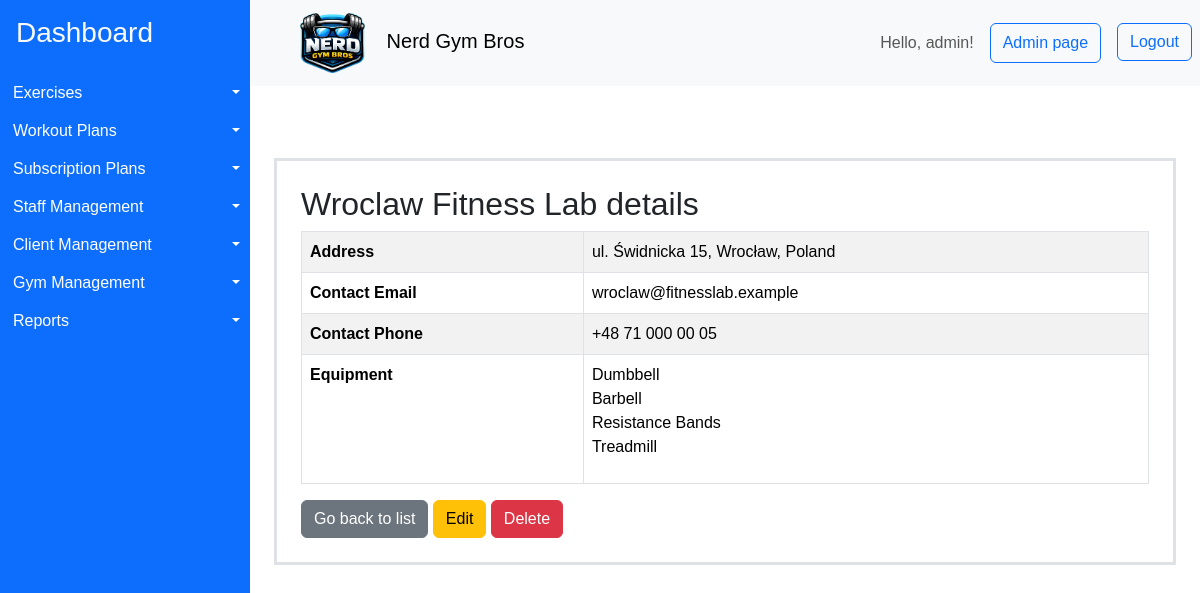
The app's page /gyms/5/ (signed in) with its own data.
### gymApp/models/gym.py (models this page shows, shortened)
class Gym(models.Model):
    name = models.CharField(max_length=100)
    address = models.ForeignKey(Address, on_delete=models.CASCADE)
    contact_email = models.EmailField()
    contact_phone = models.CharField(max_length=20)
    equipments = models.ManyToManyField(Equipment, blank=True)
    created_at = models.DateTimeField(auto_now_add=True)
    updated_at = models.DateTimeField(auto_now=True)
    class Meta:
        indexes = [
            models.Index(fields=["name"]),
            models.Index(fields=["address"]),
            models.Index(fields=["created_at"]),
        ]

class Address(models.Model):
    street = models.CharField(max_length=255)
    city = models.CharField(max_length=100)
    state = models.CharField(max_length=100)
    postal_code = models.CharField(max_length=20)
    country = models.CharField(max_length=100)
    latitude = models.DecimalField(
        max_digits=9, decimal_places=6, null=True, blank=True
    )
    longitude = models.DecimalField(
        max_digits=9, decimal_places=6, null=True, blank=True
    )
    class Meta:
        indexes = [
            models.Index(fields=["city"]),
            models.Index(fields=["country"]),
        ]
    def __str__(self):
        return f"{self.street}, {self.city}, {self.country}"

### gymApp/models/dictionaries.py (models this page shows, shortened)
class Equipment(models.Model):
    name = models.CharField(max_length=100)
    class Meta:
        indexes = [
            models.Index(fields=["name"]),
        ]

### gymApp/views/admin_page.py (the view)
# urls.py: path("gyms/<int:pk>/", views.GymDetailView.as_view(), name="gym_detail"),
class GymDetailView(LoginRequiredMixin, PermissionRequiredMixin, DetailView):
    model = Gym
    template_name = "gymApp/gym/detail.html"
    context_object_name = "gym"
    permission_required = "gymApp.view_gym"
    raise_exception = True

### gymApp/templates/gymApp/gym/detail.html (shortened to what this page needs)
{% extends "gymApp/layout.html" %}
{% block content %}
<div class="container mt-5 p-4 border border-3" >
    <h2>{{ gym.name }} details</h2>
    <table class="table table-bordered table-striped">
        <tr>
            <td class="fw-bold">Address</td>
            <td>{{ gym.address }}</td>
        </tr>
        <tr>
            <td class="fw-bold">Contact Email</td>
            <td>{{ gym.contact_email }}</td>
        </tr>
        <tr>
            <td class="fw-bold">Contact Phone</td>
            <td>{{ gym.contact_phone }}</td>
        </tr>
        <tr>
            <td class="fw-bold">Equipment</td>
            <td>
                <ul class="list-unstyled">
                {% for equipment in gym.equipments.all %}
                    <li>{{ equipment.name }}</li>
                {% empty %}
                    <p>No equipment listed.</p>
                {% endfor %}
                </ul>
            </td>
        </tr>
    </table>
    <a href="{% url 'gym_list' %}" class="btn btn-secondary">Go back to list</a>
    <a href="{% url 'gym_update' gym.pk %}" class="btn btn-warning">Edit</a>
    <a href="{% url 'gym_delete' gym.pk %}" class="btn btn-danger">Delete</a>
</div>
{% endblock %}

### gymApp/templates/gymApp/layout.html (shortened to what this page needs)
{% load bootstrap_icons %}
{% load static %}
<!DOCTYPE html>
<html>
    <head>
        <link href="https://cdn.jsdelivr.net/npm/bootstrap@5.3.8/dist/css/bootstrap.min.css" rel="stylesheet">
        <link rel="stylesheet" href="{% static 'styles/styles.css' %}">
    </head>
    <body>
    <div class="container-fluid layout d-flex flex-row p-0">
      <aside class="sidebar bg-primary" id="sidebar">
        <a class="d-block h3 pt-3 ps-3 link-light link-underline-opacity-0" href="{% url 'home'%}">Dashboard</a>
        <ul class="list-group mt-4" style="white-space: nowrap;" >
          {% if perms.gymApp.view_exercise %}
            <li class="d-flex  btn-group" >
              <a href="{% url 'exercise_list' %}" class="d-block text-start btn btn-primary rounded-0 flex-grow-1 "> {% bs_icon 'person-walking' size='1.25em'  %} Exercises</a>
              <button type="button" class="d-block btn btn-primary rounded-0 dropdown-toggle dropdown-toggle-split flex-grow-0 flex-shrink-0 " data-bs-toggle="dropdown" aria-expanded="false">
              </button>
            </li>
          {% endif %}
          {% if perms.gymApp.view_workoutplan %}
            <li class="d-flex  btn-group">
              <a href="{% url 'workout_plan_list' %}" class="d-block text-start btn btn-primary rounded-0 flex-grow-1 "> {% bs_icon 'list-check' size='1.25em'  %} Workout Plans</a>
              <button type="button" class="d-block btn btn-primary rounded-0 dropdown-toggle dropdown-toggle-split flex-grow-0 flex-shrink-0 " data-bs-toggle="dropdown" aria-expanded="false">
              </button>
            </li>
          {% endif %}
          {% if perms.gymApp.view_subscriptionplan %}
            <li class="d-flex  btn-group">
              <a href="{% url 'subscription_plan_list' %}" class="d-block text-start btn btn-primary rounded-0 flex-grow-1 "> {% bs_icon 'currency-dollar' size='1.25em'  %} Subscription Plans</a>
              <button type="button" class="d-block btn btn-primary rounded-0 dropdown-toggle dropdown-toggle-split flex-grow-0 flex-shrink-0 " data-bs-toggle="dropdown" aria-expanded="false">
              </button>
            </li>
          {% endif %}
          {% if user.is_superuser %}
          <li class="d-flex  btn-group">
            <a href="{% url 'staff_list' %}" class="d-block text-start btn btn-primary rounded-0 flex-grow-1 "> {% bs_icon 'hammer' size='1.25em'  %} Staff Management</a>
            <button type="button" class="d-block btn btn-primary rounded-0 dropdown-toggle dropdown-toggle-split flex-grow-0 flex-shrink-0 " data-bs-toggle="dropdown" aria-expanded="false">
            </button>
          </li>
          {% endif %}
          {% if perms.gymApp.view_clientprofile %}
          <li class="d-flex  btn-group">
            <a href="{% url 'client_list' %}" class="d-block text-start btn btn-primary rounded-0 flex-grow-1 "> {% bs_icon 'people-fill' size='1.25em'  %} Client Management</a>
            <button type="button" class="d-block btn btn-primary rounded-0 dropdown-toggle dropdown-toggle-split flex-grow-0 flex-shrink-0 " data-bs-toggle="dropdown" aria-expanded="false">
            </button>
          </li>
          {% endif %}
          {% if perms.gymApp.view_gym %}
          <li class="d-flex  btn-group">
            <a href="{% url 'gym_list' %}" class="d-block text-start btn btn-primary rounded-0 flex-grow-1 "> {% bs_icon 'houses-fill' size='1.25em'  %} Gym Management</a>
            <button type="button" class="d-block btn btn-primary rounded-0 dropdown-toggle dropdown-toggle-split flex-grow-0 flex-shrink-0 " data-bs-toggle="dropdown" aria-expanded="false">
            </button>
          </li>
          {% endif %}
          <li class="d-flex  btn-group">
            <a href="{% url 'reports' %}" class="d-block text-start btn btn-primary rounded-0 flex-grow-1 "> {% bs_icon 'file-earmark-bar-graph-fill' size='1.25em'  %} Reports</a>
            <button type="button" class="d-block btn btn-primary rounded-0 dropdown-toggle dropdown-toggle-split flex-grow-0 flex-shrink-0 " data-bs-toggle="dropdown" aria-expanded="false">
            </button>
          </li>
        </ul>
      </aside>
      <div class="content container-fluid p-0">
        <nav class="navbar navbar-light bg-light p-2">
          <div class="d-flex align-items-center">
          <button class="btn toggle-btn" id="toggleBtn">{% bs_icon 'list' size='1.75em' color='blue' %}</button>
          <span class="navbar-brand mb-0 h1 ms-3"><img class="me-3" src="{% static 'assets/icons/logo.png' %}" alt="Nerd Gym Bros Logo" style="height: 3em;"> Nerd Gym Bros </span>
          </div>
          <div class="d-flex">
          <span class=" navbar-text me-3"> Hello, {{ user.username }}! </span>
          {% if user.is_superuser %}
            <button class="btn btn-outline-primary me-3" onclick="location.href='{% url 'admin:index' %}'">Admin page</button>
          {% endif %}
          <form method="post" action="{% url 'logout' %}">
              <button type="submit" class="btn btn-outline-primary">Logout</button>
          </form>
          </div>
        </nav>
        <main class='p-4'>
            {% block content %}{% endblock %}
        </main>
      </div>
    </div>
    </body>
</html>

### gymApp/static/styles/styles.css (style rules this page uses)
* { box-sizing: border-box; }
body { box-sizing: border-box; margin: 0; font-family: sans-serif; }
.layout { min-height: 100vh; }
.sidebar { overflow:hidden; transform: translateX(0); min-width: 250px; width: 250px; transition: width .15s ease-in-out; }
.toggle-btn { display: block; }

### records on screen
Gym: name "Wroclaw Fitness Lab", address "ul. Świdnicka 15, Wrocław, Poland", contact_email "wroclaw@fitnesslab.example", contact_phone "+48 71 000 00 05"
Equipment: name "Dumbbell"
Equipment: name "Barbell"
Equipment: name "Resistance Bands"
Equipment: name "Treadmill"

### other values on screen
{{ user.username }} "admin"
